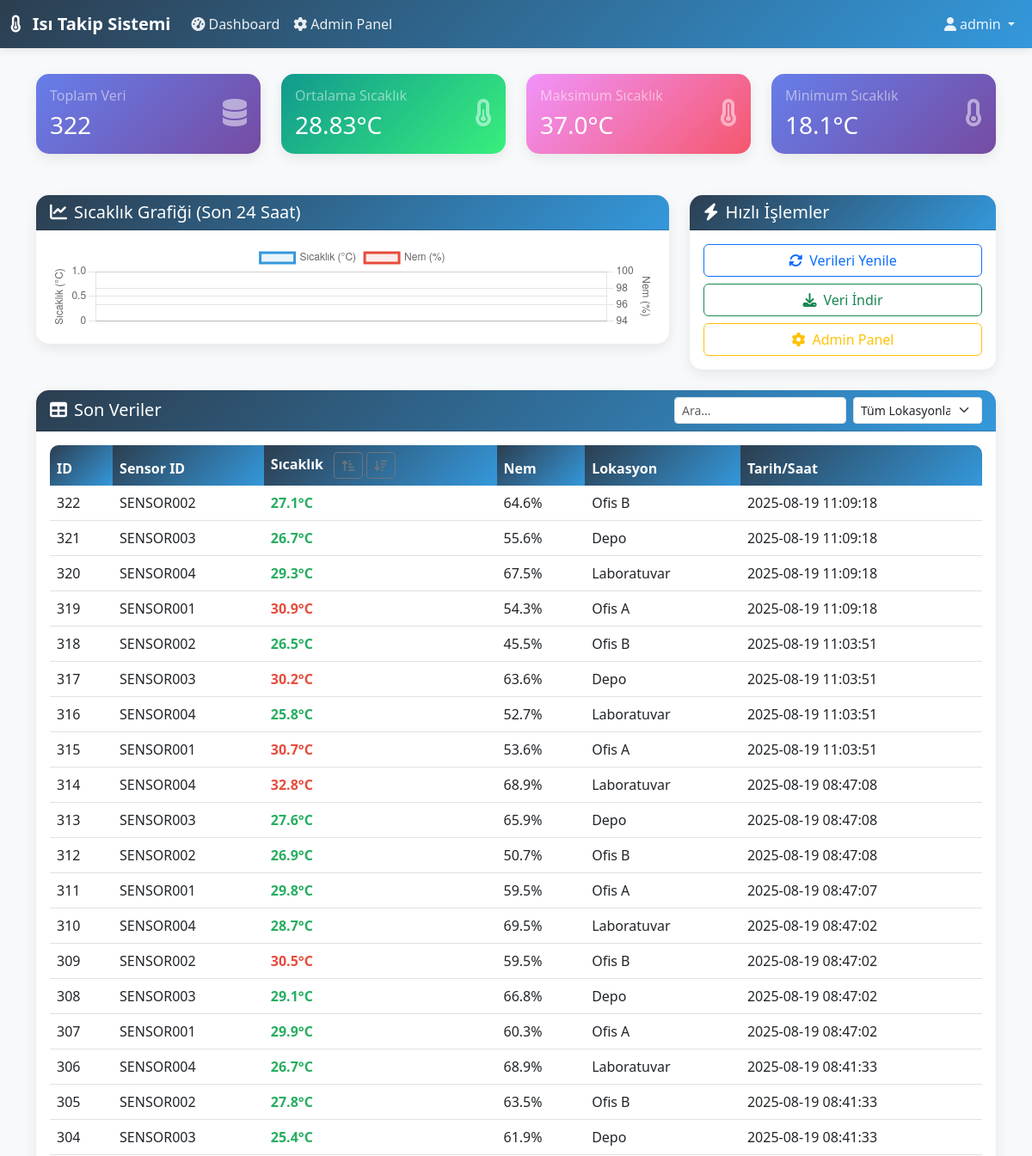
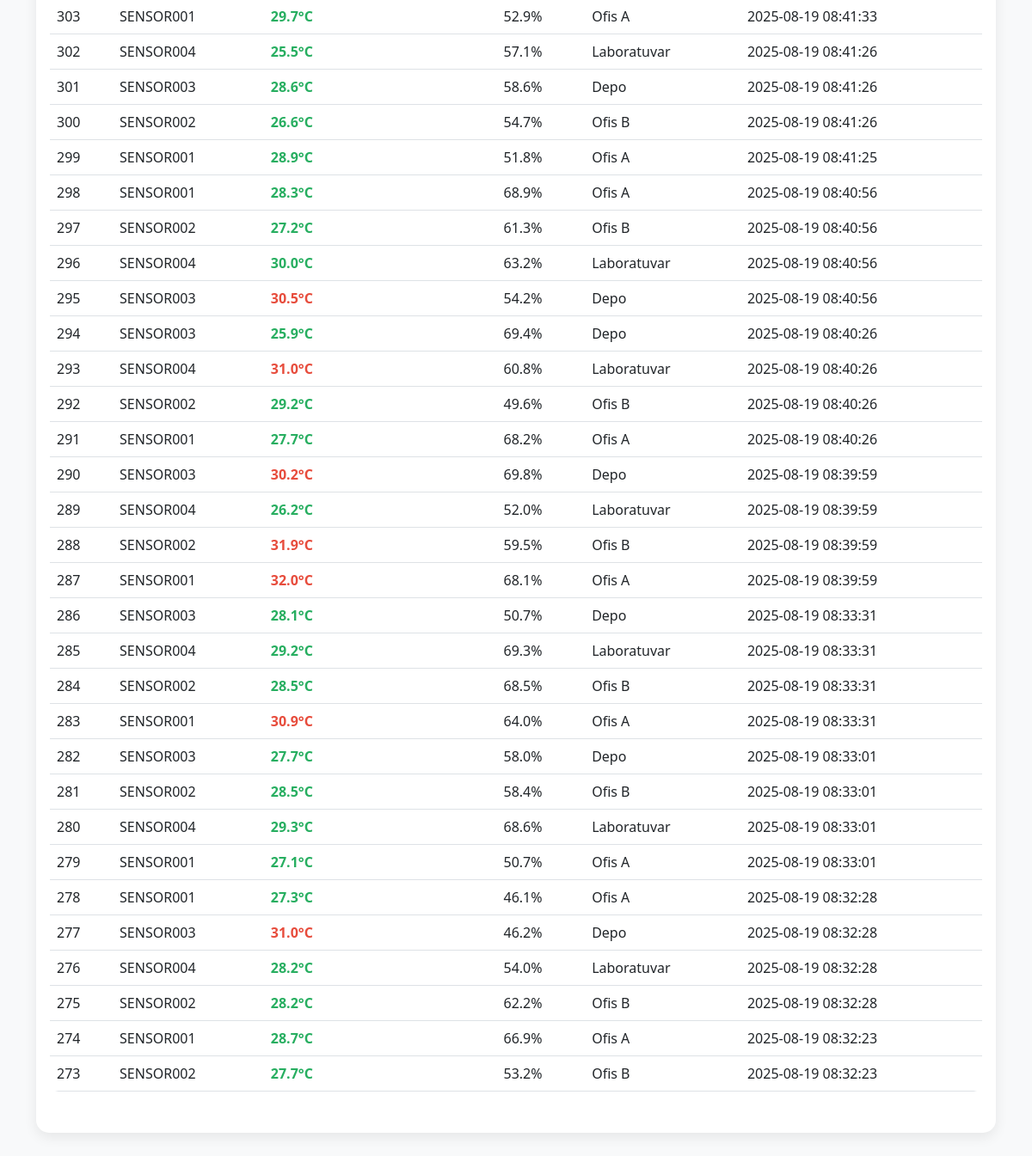
Page /dashboard (signed in) on the earlier database version (2 pictures, top to bottom).
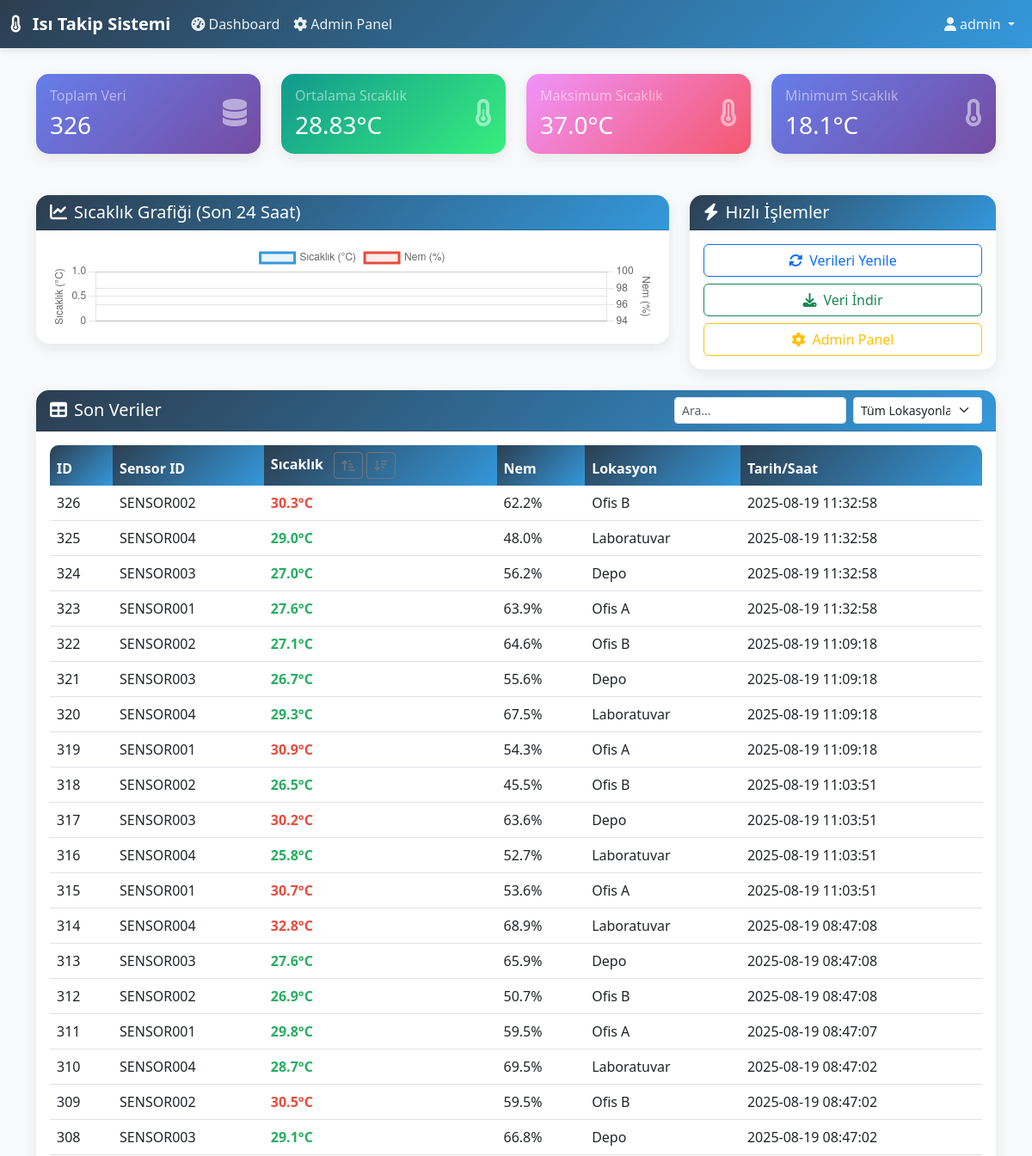
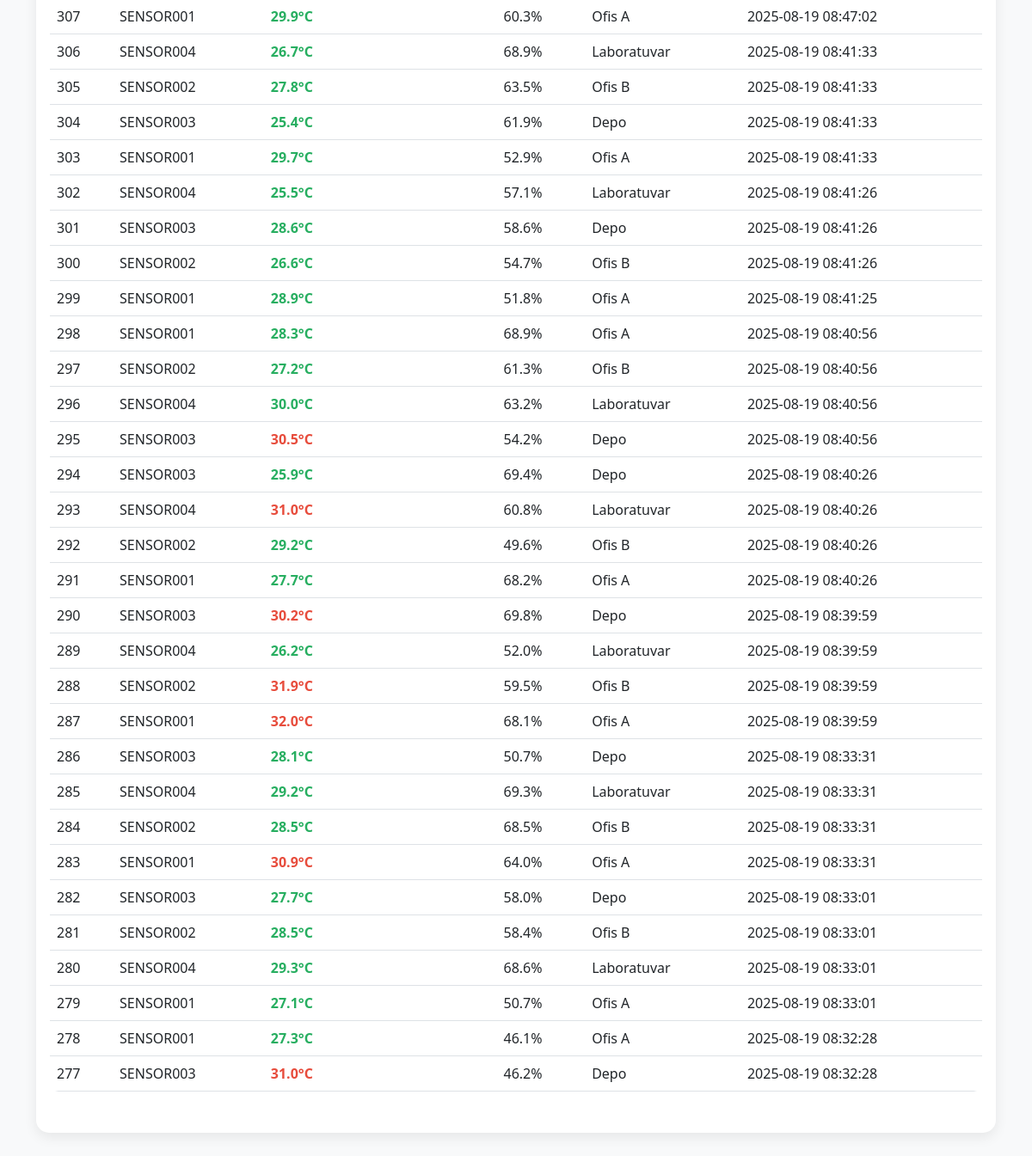
Same page on the later database version (2 pictures, top to bottom).
### ısı.py (models this page shows)
class User(UserMixin, db.Model):
    id = db.Column(db.Integer, primary_key=True)
    username = db.Column(db.String(80), unique=True, nullable=False)
    email = db.Column(db.String(120), unique=True, nullable=False)
    password_hash = db.Column(db.String(120), nullable=False)
    role = db.Column(db.String(20), default='user')  # 'admin' veya 'user'
    created_at = db.Column(db.DateTime, default=datetime.utcnow)

class IsiVerisi(db.Model):
    id = db.Column(db.Integer, primary_key=True)
    sensor_id = db.Column(db.String(50), nullable=False)
    sicaklik = db.Column(db.Float, nullable=False)
    nem = db.Column(db.Float, nullable=False)
    timestamp = db.Column(db.DateTime, default=datetime.utcnow)
    lokasyon = db.Column(db.String(100), nullable=False)

### ısı.py (the view)
@app.route('/dashboard')
@login_required
def dashboard():
    from datetime import timedelta
    yesterday = datetime.utcnow() - timedelta(days=1)
    veriler = (
        IsiVerisi.query
        .filter(IsiVerisi.timestamp >= yesterday)
        .order_by(IsiVerisi.id.desc())
        .limit(50)
        .all()
    )
    toplam_veri = IsiVerisi.query.count()
    ortalama_sicaklik = db.session.query(db.func.avg(IsiVerisi.sicaklik)).scalar() or 0
    max_sicaklik = db.session.query(db.func.max(IsiVerisi.sicaklik)).scalar() or 0
    min_sicaklik = db.session.query(db.func.min(IsiVerisi.sicaklik)).scalar() or 0
    return render_template('dashboard.html',
                         veriler=veriler,
                         toplam_veri=toplam_veri,
                         ortalama_sicaklik=round(ortalama_sicaklik, 2),
                         max_sicaklik=round(max_sicaklik, 2),
                         min_sicaklik=round(min_sicaklik, 2))

### ısı.py (called while the page is built)
@login_manager.user_loader
def load_user(user_id):
    return User.query.get(int(user_id))

### templates/dashboard.html (shortened to what this page needs)
{% extends "base.html" %}
{% block content %}
<div class="container-fluid">
    <div class="row mb-4">
        <div class="col-xl-3 col-md-6 mb-4">
            <div class="card stats-card">
                <div class="card-body">
                    <div class="d-flex justify-content-between">
                        <div>
                            <h6 class="card-title text-white-50">Toplam Veri</h6>
                            <h3 class="mb-0 text-white">{{ toplam_veri }}</h3>
                        </div>
                        <div class="align-self-center">
                            <i class="fas fa-database fa-2x text-white-50"></i>
                        </div>
                    </div>
                </div>
            </div>
        </div>
        <div class="col-xl-3 col-md-6 mb-4">
            <div class="card stats-card success">
                <div class="card-body">
                    <div class="d-flex justify-content-between">
                        <div>
                            <h6 class="card-title text-white-50">Ortalama Sıcaklık</h6>
                            <h3 class="mb-0 text-white">{{ ortalama_sicaklik }}°C</h3>
                        </div>
                        <div class="align-self-center">
                            <i class="fas fa-thermometer-half fa-2x text-white-50"></i>
                        </div>
                    </div>
                </div>
            </div>
        </div>
        <div class="col-xl-3 col-md-6 mb-4">
            <div class="card stats-card warning">
                <div class="card-body">
                    <div class="d-flex justify-content-between">
                        <div>
                            <h6 class="card-title text-white-50">Maksimum Sıcaklık</h6>
                            <h3 class="mb-0 text-white">{{ max_sicaklik }}°C</h3>
                        </div>
                        <div class="align-self-center">
                            <i class="fas fa-thermometer-full fa-2x text-white-50"></i>
                        </div>
                    </div>
                </div>
            </div>
        </div>
        <div class="col-xl-3 col-md-6 mb-4">
            <div class="card stats-card">
                <div class="card-body">
                    <div class="d-flex justify-content-between">
                        <div>
                            <h6 class="card-title text-white-50">Minimum Sıcaklık</h6>
                            <h3 class="mb-0 text-white">{{ min_sicaklik }}°C</h3>
                        </div>
                        <div class="align-self-center">
                            <i class="fas fa-thermometer-empty fa-2x text-white-50"></i>
                        </div>
                    </div>
                </div>
            </div>
        </div>
    </div>
    <div class="row">
        <div class="col-lg-8 mb-4">
            <div class="card">
                <div class="card-header">
                    <h5 class="mb-0"><i class="fas fa-chart-line me-2"></i>Sıcaklık Grafiği (Son 24 Saat)</h5>
                </div>
                <div class="card-body">
                    <canvas id="temperatureChart" height="100"></canvas>
                </div>
            </div>
        </div>
        <div class="col-lg-4 mb-4">
            <div class="card">
                <div class="card-header">
                    <h5 class="mb-0"><i class="fas fa-bolt me-2"></i>Hızlı İşlemler</h5>
                </div>
                <div class="card-body">
                    <div class="d-grid gap-2">
                        <button class="btn btn-outline-primary" onclick="refreshData()">
                            <i class="fas fa-sync-alt me-2"></i>Verileri Yenile
                        </button>
                        <button class="btn btn-outline-success" onclick="exportData()">
                            <i class="fas fa-download me-2"></i>Veri İndir
                        </button>
                        {% if current_user.role == 'admin' %}
                        <a href="{{ url_for('admin_panel') }}" class="btn btn-outline-warning">
                            <i class="fas fa-cog me-2"></i>Admin Panel
                        </a>
                        {% endif %}
                    </div>
                </div>
            </div>
        </div>
    </div>
    <div class="row">
        <div class="col-12">
            <div class="card">
                <div class="card-header d-flex justify-content-between align-items-center">
                    <h5 class="mb-0"><i class="fas fa-table me-2"></i>Son Veriler</h5>
                    <div class="d-flex gap-2">
                        <input type="text" class="form-control form-control-sm" id="searchInput" placeholder="Ara..." style="width: 200px;">
                        <select class="form-select form-select-sm" id="locationFilter" style="width: 150px;">
                            <option value="">Tüm Lokasyonlar</option>
                        </select>
                    </div>
                </div>
                <div class="card-body">
                    <div class="table-responsive">
                        <table class="table table-hover" id="dataTable">
                            <thead>
                                <tr>
                                    <th>ID</th>
                                    <th>Sensor ID</th>
                                    <th>
                                        Sıcaklık
                                        <button class="btn btn-sm btn-outline-secondary ms-2" id="sortAsc" title="Küçükten büyüğe sırala">
                                            <i class="fas fa-sort-amount-up-alt"></i>
                                        </button>
                                        <button class="btn btn-sm btn-outline-secondary" id="sortDesc" title="Büyükten küçüğe sırala">
                                            <i class="fas fa-sort-amount-down"></i>
                                        </button>
                                    </th>
                                    <th>Nem</th>
                                    <th>Lokasyon</th>
                                    <th>Tarih/Saat</th>
                                </tr>
                            </thead>
                            <tbody id="tableBody">
                                {% for veri in veriler %}
                                <tr>
                                    <td>{{ veri.id }}</td>
                                    <td>{{ veri.sensor_id }}</td>
                                    <td>
                                        <span class="{% if veri.sicaklik > 30 %}temperature-high{% elif veri.sicaklik < 15 %}temperature-low{% else %}temperature-normal{% endif %}">
                                            {{ "%.1f"|format(veri.sicaklik) }}°C
                                        </span>
                                    </td>
                                    <td>{{ "%.1f"|format(veri.nem) }}%</td>
                                    <td>{{ veri.lokasyon }}</td>
                                    <td>{{ veri.timestamp.strftime('%Y-%m-%d %H:%M:%S') }}</td>
                                </tr>
                                {% endfor %}
                            </tbody>
                        </table>
                    </div>
                </div>
            </div>
        </div>
    </div>
</div>
{% endblock %}

### templates/base.html (shortened to what this page needs)
<!DOCTYPE html>
<html lang="tr">
<head>
    <link href="https://cdn.jsdelivr.net/npm/bootstrap@5.3.0/dist/css/bootstrap.min.css" rel="stylesheet">
    <link href="https://cdnjs.cloudflare.com/ajax/libs/font-awesome/6.4.0/css/all.min.css" rel="stylesheet">
</head>
<body>
    <nav class="navbar navbar-expand-lg navbar-dark">
        <div class="container-fluid">
            <a class="navbar-brand" href="{{ url_for('dashboard') }}">
                <i class="fas fa-thermometer-half me-2"></i>
                Isı Takip Sistemi
            </a>
            <div class="collapse navbar-collapse" id="navbarNav">
                <ul class="navbar-nav me-auto">
                    {% if current_user.is_authenticated %}
                    <li class="nav-item">
                        <a class="nav-link" href="{{ url_for('dashboard') }}">
                            <i class="fas fa-tachometer-alt me-1"></i>Dashboard
                        </a>
                    </li>
                    {% if current_user.role == 'admin' %}
                    <li class="nav-item">
                        <a class="nav-link" href="{{ url_for('admin_panel') }}">
                            <i class="fas fa-cog me-1"></i>Admin Panel
                        </a>
                    </li>
                    {% endif %}
                    {% endif %}
                </ul>
                <ul class="navbar-nav">
                    {% if current_user.is_authenticated %}
                    <li class="nav-item dropdown">
                        <a class="nav-link dropdown-toggle" href="#" id="navbarDropdown" role="button" data-bs-toggle="dropdown">
                            <i class="fas fa-user me-1"></i>{{ current_user.username }}
                        </a>
                    </li>
                    {% else %}
                    <li class="nav-item">
                        <a class="nav-link" href="{{ url_for('login') }}">
                            <i class="fas fa-sign-in-alt me-1"></i>Giriş
                        </a>
                    </li>
                    {% endif %}
                </ul>
            </div>
        </div>
    </nav>
    <main class="main-content">
        {% block content %}{% endblock %}
    </main>
</body>
</html>

### templates/base.html (style rules this page uses)
:root { --primary-color: #2c3e50; --secondary-color: #3498db; --success-color: #27ae60; --warning-color: #f39c12; --danger-color: #e74c3c; }
body { background-color: #f8f9fa; font-family: 'Segoe UI', Tahoma, Geneva, Verdana, sans-serif; }
.navbar { background: linear-gradient(135deg, var(--primary-color), var(--secondary-color)); box-shadow: 0 2px 10px rgba(0,0,0,0.1); }
.navbar-brand { font-weight: bold; color: white !important; }
.nav-link { color: rgba(255,255,255,0.9) !important; transition: color 0.3s ease; }
.card { border: none; border-radius: 15px; box-shadow: 0 5px 15px rgba(0,0,0,0.08); transition: transform 0.3s ease, box-shadow 0.3s ease; }
.card-header { background: linear-gradient(135deg, var(--primary-color), var(--secondary-color)); color: white; border-radius: 15px 15px 0 0 !important; font-weight: bold; }
.table { border-radius: 10px; overflow: hidden; }
.table thead th { background: linear-gradient(135deg, var(--primary-color), var(--secondary-color)); color: white; border: none; font-weight: 600; }
.stats-card { background: linear-gradient(135deg, #667eea 0%, #764ba2 100%); color: white; }
.stats-card.success { background: linear-gradient(135deg, #11998e 0%, #38ef7d 100%); }
.stats-card.warning { background: linear-gradient(135deg, #f093fb 0%, #f5576c 100%); }
.main-content { padding: 30px; }
.temperature-high { color: var(--danger-color); font-weight: bold; }
.temperature-normal { color: var(--success-color); font-weight: bold; }

Differences in the rows shown:
no longer on this page (row unchanged): IsiVerisi: id "276", sensor_id "SENSOR004", sicaklik "28.2", nem "54.0", lokasyon "Laboratuvar", timestamp "2025-08-19 08:32:28"
no longer on this page (row unchanged): IsiVerisi: id "275", sensor_id "SENSOR002", sicaklik "28.2", nem "62.2", lokasyon "Ofis B", timestamp "2025-08-19 08:32:28"
no longer on this page (row unchanged): IsiVerisi: id "274", sensor_id "SENSOR001", sicaklik "28.7", nem "66.9", lokasyon "Ofis A", timestamp "2025-08-19 08:32:23"
no longer on this page (row unchanged): IsiVerisi: id "273", sensor_id "SENSOR002", sicaklik "27.7", nem "53.2", lokasyon "Ofis B", timestamp "2025-08-19 08:32:23"
added IsiVerisi: id "326", sensor_id "SENSOR002", sicaklik "30.3", nem "62.2", lokasyon "Ofis B", timestamp "2025-08-19 11:32:58"
added IsiVerisi: id "325", sensor_id "SENSOR004", sicaklik "29.0", nem "48.0", lokasyon "Laboratuvar", timestamp "2025-08-19 11:32:58"
added IsiVerisi: id "324", sensor_id "SENSOR003", sicaklik "27.0", nem "56.2", lokasyon "Depo", timestamp "2025-08-19 11:32:58"
added IsiVerisi: id "323", sensor_id "SENSOR001", sicaklik "27.6", nem "63.9", lokasyon "Ofis A", timestamp "2025-08-19 11:32:58"
Other differences:
{{ toplam_veri }}: "322" → "326"
